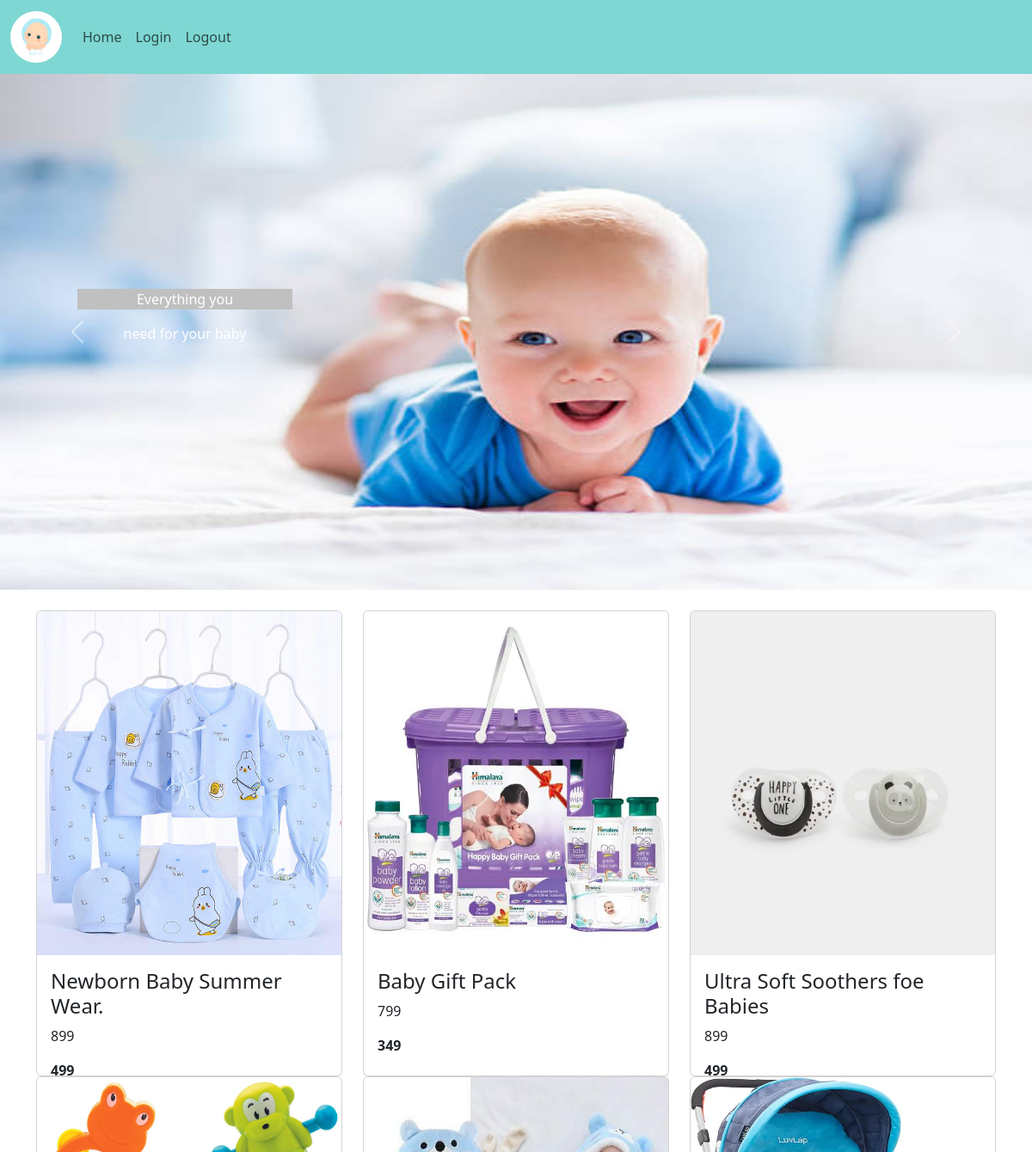
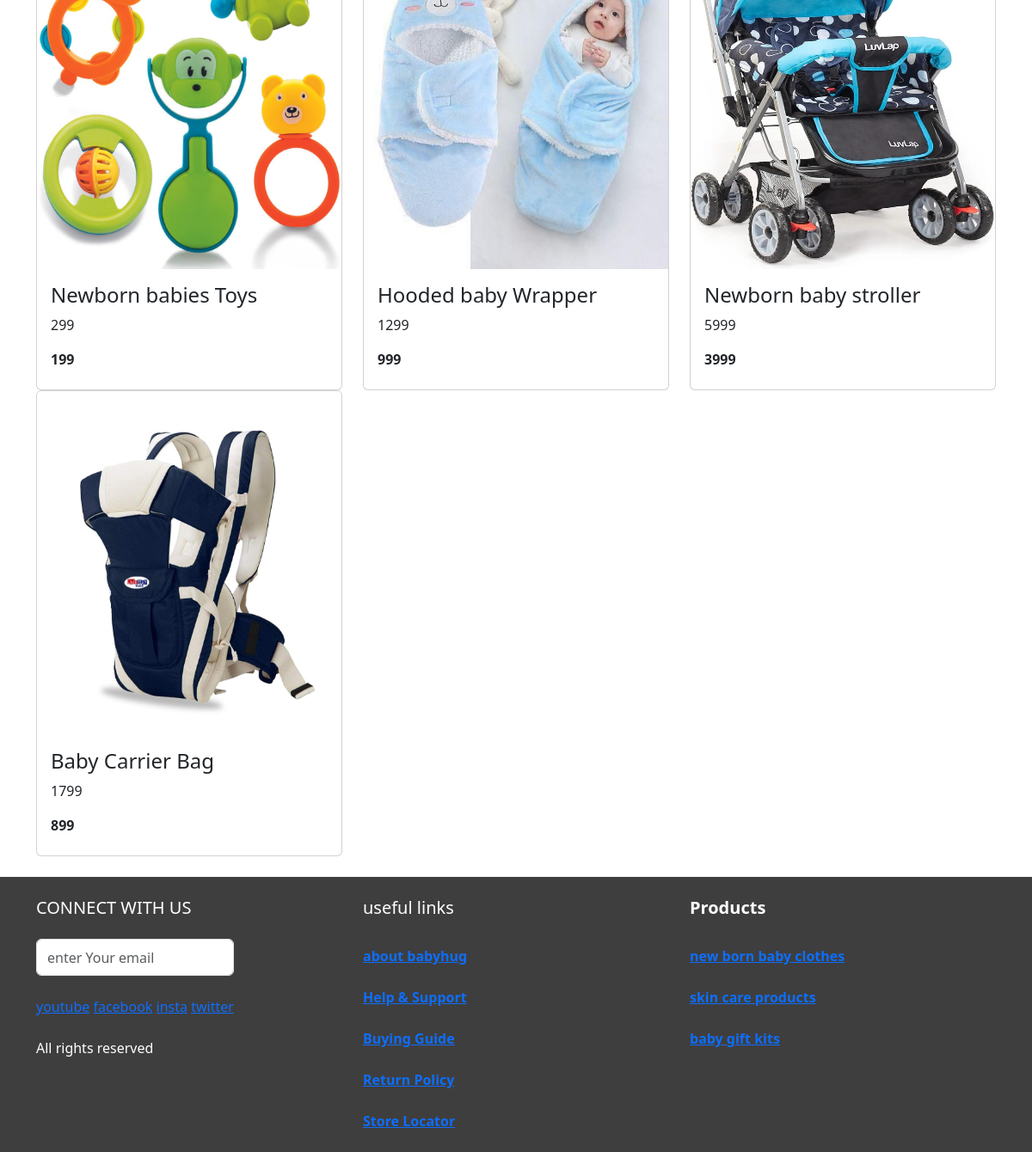
The page / on the database its author committed (2 pictures, top to bottom).
### app/models.py (models this page shows)
class Product(models.Model):
    product_id =  models.TextField()
    product_name = models.TextField()
    price = models.IntegerField()
    offer_price =  models.IntegerField()
    img = models.FileField()
    dis = models.TextField()

### app/views.py (the view)
# urls.py: path('',views.user_home),
def user_home(req):
        data=Product.objects.all()
        return render(req,'user/user_home.html',{'data':data})

### templates/user/user_home.html (shortened to what this page needs)
<!DOCTYPE html>
<html lang="en">
<head>
    <link href="https://cdn.jsdelivr.net/npm/bootstrap@5.3.3/dist/css/bootstrap.min.css" rel="stylesheet">
</head>
<body>
    <nav class="navbar navbar-expand-sm" style="background-color:rgb(126, 215, 211);">
        <div class="container-fluid">
            <a class="navbar-brand" href="#"><img src="static/images/bh_logo.jpg" alt="" style="width: 60px;height: 60px;" class="rounded-pill"></a>
            <div class="collapse navbar-collapse" id="collapsibleNavbar">
                <ul class="navbar-nav">
                    <li class="nav-item">
                        <a class="nav-link" href="#">Home</a>
                    </li>
                    <li class="nav-item">
                        <a class="nav-link" href="shop_login">Login</a>
                    </li>
                    <li class="nav-item">
                        <a class="nav-link" href="logout">Logout</a>
                    </li>
                </ul>
            </div>
        </div>
    </nav>
    <div id="demo" class="carousel slide"   >
        <div class="carousel-inner">
            <div class="carousel-item active">
            <img src="static/images/caro1.jpg" alt="Los Angeles" class="d-block" style="width:100%;height: 600px;">
            <div class="carousel-caption " style=" width: 250px;height: 350px;margin-left: -90px;">
                 <div>
                <p style="background-color: rgb(192, 192, 192);">Everything you</p>
                <p> need for your baby</p>
                </div>
            </div>
        </div>
    </div>
        <button class="carousel-control-prev" type="button" data-bs-target="#demo" data-bs-slide="prev">
            <span class="carousel-control-prev-icon"></span>
        </button>
        <button class="carousel-control-next" type="button" data-bs-target="#demo" data-bs-slide="next">
            <span class="carousel-control-next-icon"></span>
        </button>
    </div>
    <div class="container mt-4">
        <div class="row">
            {% for pro in data %}
            <div class="col-lg-4">
                <a href="view_product/{{pro.pk}}" style="text-decoration: none;">
                    <div class="card">
                        <img class="card-img-top" src="{{pro.img.url}}" alt="Card image" style="width:100%;height: 400px;">
                        <div class="card-body" style="height:140px;">
                            <h4 class="card-title">{{pro.product_name}}</h4>
                            <p class="card-text fw-light">{{pro.price}}</p>
                            <p class="card-text"><b>{{pro.offer_price}}</b></p>
                        </div>
                    </div>
                </a>
            </div>
            {% endfor %}
        </div>
    </div>
    <div class="mt-4">
    <footer>
        <div class="container-fluid" style="background-color: rgb(63, 62, 62);">
            <div class="container ">
                <div class="row">
                    <div class="col-sm-4 mt-4">
                        <h5 class="text-white">CONNECT WITH US</h5>
                        <div class="col">
                            <form action="" class="mt-4">
                                <input type="text" name="" id="" class="form-control" placeholder="enter Your email" style="width: 230px;height: 43px;">
                            </form>
                            <div class="col-sm-12 mt-4">
                                <a href="">youtube</a>
                                <a href="">facebook</a>
                                <a href="">insta</a>
                                <a href="">twitter</a>
                            </div>
                            <div class="mt-4">
                                <p class="text-white"> All rights reserved</p>
                            </div>
                        </div>
                    </div>
                    <div class="col-sm-4 mt-4">
                        <h5 style="color: white;">useful links</h5><br>
                        <a href="#" class="atag"><b>about babyhug</b></a><br><br>
                        <a href="#" class="atag"><b>Help & Support</b></a><br><br>
                        <a href="#" class="atag"><b>Buying Guide</b></a><br><br>
                        <a href="#" class="atag"><b>Return Policy</b></a><br><br>
                        <a href="#" class="atag"><b>Store Locator</b></a><br><br>
                    </div>
                    <div class="col-lg-4 mt-4">
                        <h5 class="text-white"><b>Products</b></h5><br>
                        <a href="" class="atag"><b>new born baby clothes</b></a><br><br>
                        <a href="" class="atag"><b>skin care products</b></a><br><br>
                        <a href="" class="atag"><b>baby gift kits</b></a><br><br>
                    </div>
                </div>
            </div>
        </div>
    </footer>
    </div>
</body>
</html>

### rows shown on the page
Product: img (picture), product_name "Newborn Baby Summer Wear.", price "899", offer_price "499"
Product: img (picture), product_name "Baby Gift Pack", price "799", offer_price "349"
Product: img (picture), product_name "Ultra Soft Soothers foe Babies", price "899", offer_price "499"
Product: img (picture), product_name "Newborn babies Toys", price "299", offer_price "199"
Product: img (picture), product_name "Hooded baby Wrapper", price "1299", offer_price "999"
Product: img (picture), product_name "Newborn baby stroller", price "5999", offer_price "3999"
Product: img (picture), product_name "Baby Carrier Bag", price "1799", offer_price "899"
